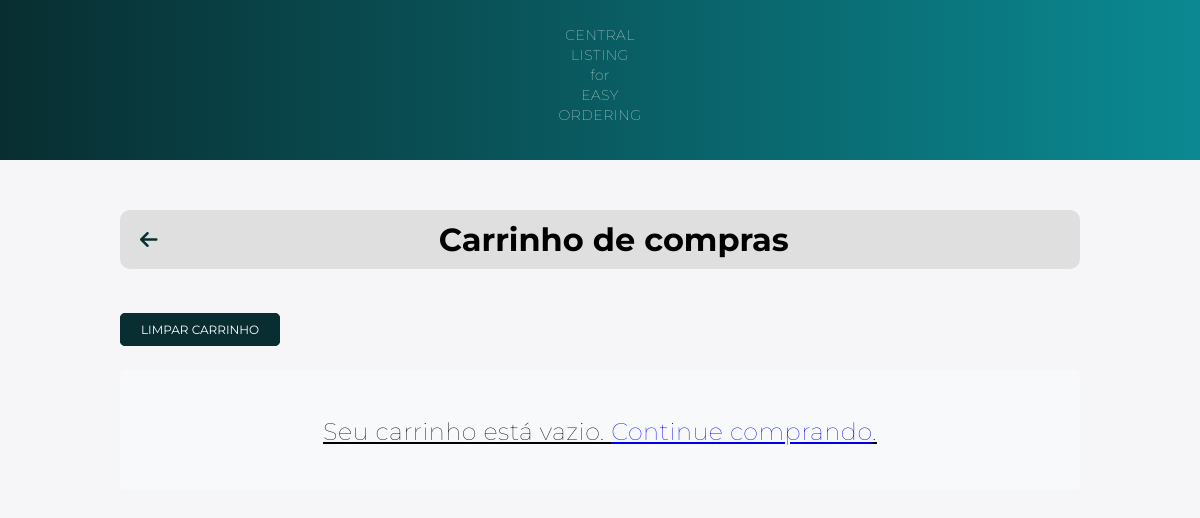
The page /cart/ (signed in) on the database as committed earlier.
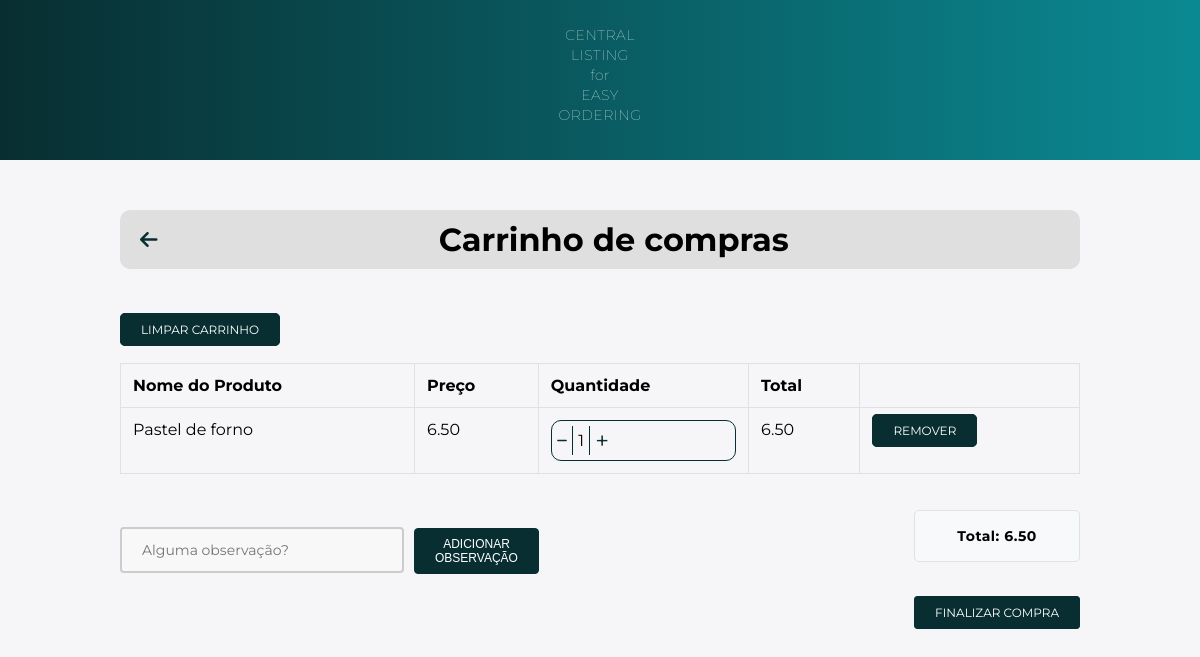
The same page on the database as committed later.
### main/models.py (models this page shows, shortened)
class Cart(models.Model):
    user = models.ForeignKey(User, on_delete=models.CASCADE)
    product = models.ForeignKey(FoodProduct, on_delete=models.CASCADE)
    quantity = models.PositiveBigIntegerField(default=1)

class FoodProduct(models.Model):
    name = models.CharField(max_length=255)
    price = models.DecimalField(max_digits=10, decimal_places=2)
    image = models.ImageField(upload_to='static/food_products/', default="static/food_products/default")
    description = models.TextField()
    ingredients = models.ManyToManyField(Ingredients, blank=True)

### main/views.py (the view)
# urls.py: path('cart/', views.cart, name='cart'),
@login_required(login_url='login')
def cart(request):
    cart_items = Cart.objects.filter(user=request.user)
    cart_items_total = []
    for item in cart_items:
        total = item.product.price * item.quantity
        cart_items_total.append((item, total))
    cart_total = sum([total for _, total in cart_items_total])
    if request.method == "POST":
        form = CartForm(request.POST)
        if form.is_valid():
            obs = form.cleaned_data["text_box_obs"]
            request.session["cart_obs"] = obs
            return redirect('cart')
    else:
        form = CartForm()
    context = {
        'cart_items_total': cart_items_total,
        'cart_total': cart_total,
        'form': form,
    }
    return render(request, 'cart.html', context)

### main/forms.py
class CartForm(forms.Form):
    text_box_obs = forms.CharField(widget=forms.Textarea(attrs={'rows': 4, 'placeholder': 'Alguma observação?'}), required=False)

### templates/cart.html (shortened to what this page needs)
{% load static %}
<!DOCTYPE html>
<html>
<head>
    <link rel="stylesheet" type="text/css" href="{% static './css/cart.css' %}">
    <link rel="stylesheet" href="https://cdnjs.cloudflare.com/ajax/libs/font-awesome/6.4.0/css/all.min.css" />
</head>
<body>
    <nav>
        <p>CENTRAL<br>LISTING<br>for<br>EASY<br>ORDERING</p>
    </nav>
    <div class="container">
        <div class="top-bar">
            <a href="{% url 'home' %}" class="back-to-home">
                <i class="fas fa-arrow-left"></i>
            </a>
            <h1 class="top-bar-title">Carrinho de compras</h1>
        </div>
    </div>
    <div class="container_clear_cart">
    <a href="{% url 'clear_cart' %}" class="btn btn-danger clear-cart-btn" name="clearCart">Limpar carrinho</a>
    </div>
    <div class="container">
        <div class="row">
            <div class="col-12">
                {% if cart_items_total %}
                <div class="table-container">
                <table class="table table-bordered">
                    <thead>
                        <tr>
                            <th>Nome do Produto</th>
                            <th>Preço</th>
                            <th>Quantidade</th>
                            <th>Total</th>
                            <th></th>
                        </tr>
                    </thead>
                    <tbody>
                        {% for item, total in cart_items_total %}
                        <tr>
                            <td>{{ item.product.name }}</td>
                            <td>{{ item.product.price }}</td>
                            <td>
                                <div class="quantity-box">
                                    <a href="{% url 'decrement_quantity' item.product.id %}" class="fa-sharp fa-solid fa-minus btn-sm minus-link" style="text-decoration: none" name="decreaseCart"></a>
                                    <span class="quantity-number">{{ item.quantity }}</span>
                                    <a href="{% url 'increment_quantity' item.product.id %}" class="fa-light fa-plus btn-sm plus-link" style="text-decoration: none" name="increaseCart"></a>
                                </div>
                            </td>
                            <td>{{ total }}</td>
                            <td>
                                <a href="{% url 'remove_from_cart' item.product.id %}" class="btn btn-danger btn-sm" name="removeCart">Remover</a>
                            </td>
                        </tr>
                        {% endfor %}
                    </tbody>
                </table>
            </div>
            {% if cart_items_total %}
                <div class="bottom-container">
                    <form method="post">
                        <div class="observation-container">
                            <input type="text" name="{{ form.text_box_obs.name }}" class="observation-box" placeholder="Alguma observação?"/>
                            <div class="add-observation-btn-container">
                                <button type="submit" class="btn btn-primary" name="obsCartBtn">Adicionar observação</button>
                            </div>
                        </div>
                    </form>
                    <div class="total-and-button-container">
                        <div class="total-box">
                            <p class="total-text">Total: {{ cart_total }}</p>
                        </div>
                        <div class="checkout-btn-container">
                            <a href="{% url 'payment' %}" class="btn btn-primary" name="finalizarCompra">Finalizar Compra</a>
                        </div>
                    </div>
            {% endif %}
                {% else %}
                <div class="empty-cart-message">
                    <p>Seu carrinho está vazio. <a href="{% url 'home' %}">Continue comprando</a>.</p>
                </div>
                {% endif %}
            </div>
        </div>
    </div>
</body>
</html>

Rows that differ between the two databases and show on the page:
added Cart: product.name "Pastel de forno", product.price "6.50", quantity "1", total "6.50"
Other text that changed with them:
{{ cart_total }}: (not shown) → "6.50"
text no longer shown: "Seu carrinho está vazio. Continue comprando ."
text now shown: "Nome do Produto Preço Quantidade Total ADICIONAR OBSERVAÇÃO Total: FINALIZAR COMPRA"
